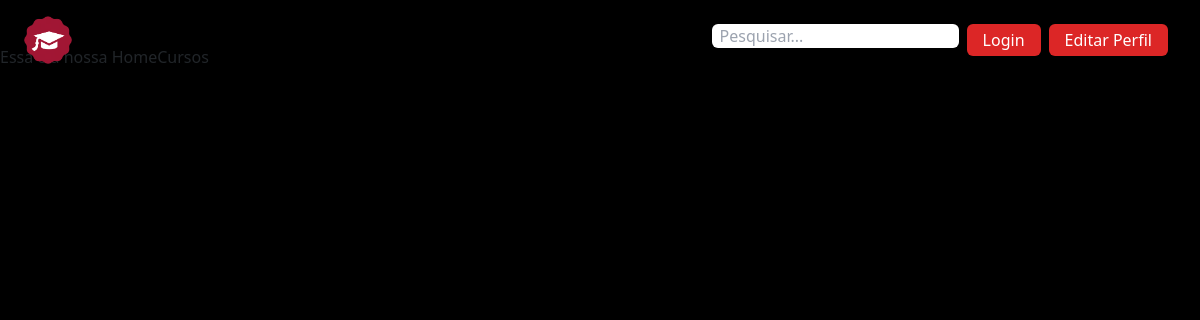
The app's page /cursos/, older data.
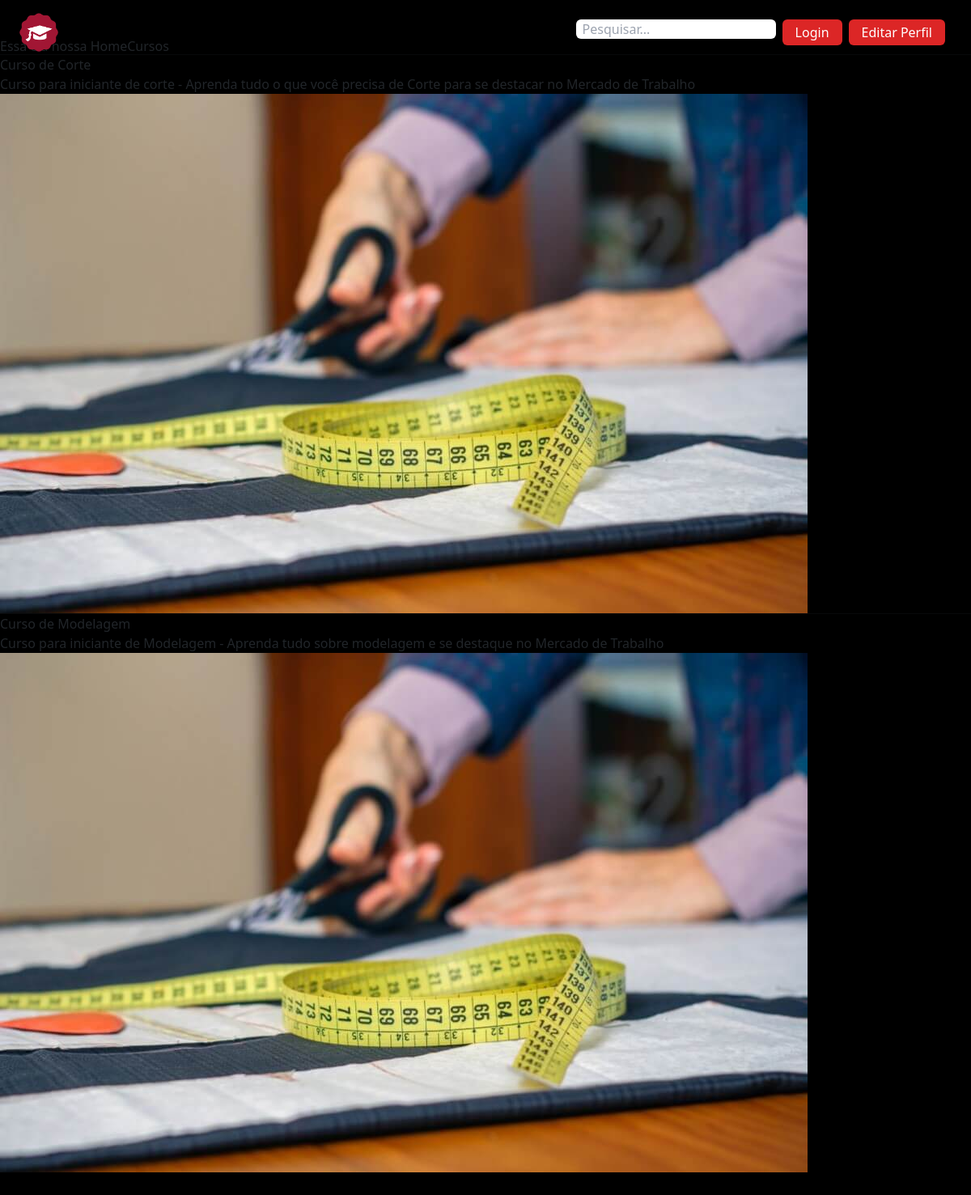
The same page, newer data.
### curso/models.py (models this page shows, shortened)
class Curso(models.Model):
    titulo = models.CharField(max_length=100)
    thumb = models.ImageField(upload_to='thumb_cursos')
    descricao = models.TextField(max_length=1000)
    categoria = models.CharField(max_length=20, choices=LISTA_CATEGORIAS)
    visualizacoes = models.IntegerField(default=0)
    data_criacao = models.DateTimeField(default=timezone.now)

### curso/views.py (the view)
# urls.py: path('cursos/', Homecursos.as_view(), name='homecursos'),
class Homecursos(ListView):
    template_name = 'homecursos.html'
    model = Curso

### curso/templates/homecursos.html (shortened to what this page needs)
{% extends 'base.html' %}
{% block content %}
<div class="py-12">
    <h1>Essa é a nossa HomeCursos</h1>
    {% for curso in object_list %}
    <hr>
    <a href="{% url 'curso:detalhescurso' curso.pk %}"><p>{{ curso.titulo }}</p></a>
    <p>{{ curso.descricao }}</p>
    <img src="{{ curso.thumb.url }}">
    {% endfor %}
</div>
{% endblock %}

Row changes from the older to the newer data that the page shows:
added Curso: titulo "Curso de Corte", descricao "Curso para iniciante de corte - Aprenda tudo o que você precisa de Corte para se destacar no Mercado de Trabalho", thumb (picture)
added Curso: titulo "Curso de Modelagem", descricao "Curso para iniciante de Modelagem - Aprenda tudo sobre modelagem e se destaque no Mercado de Trabalho", thumb (picture)
